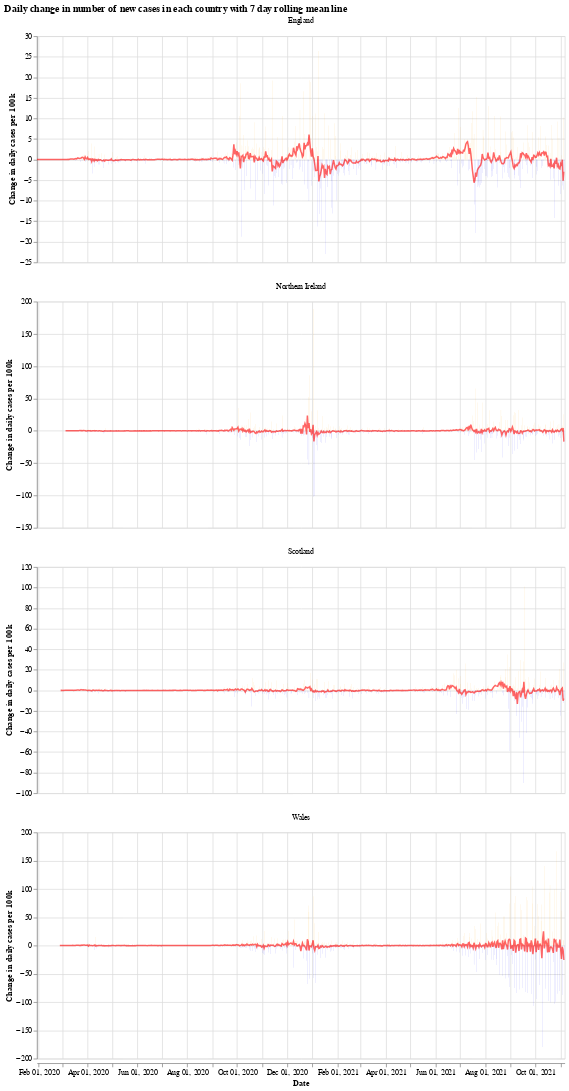

Write notebook code for a chart like this one.
### Markdown cell above
We will use the Python library `Altair` for visualising the data, see the [altair docs](https://altair-viz.github.io/) for more information.

First we have a graph which shows the daily change in the number of new cases for each country. This number jumps up and down all over the place, which is likely due to delay in reporting of new cases over the weekend. Another interesting thing is that it looks like the daily cases in Wales experienced a much shorter period of calm over the summer (calm in the sense of daily cases not jumping up and down).

The orange bars are days when the number of new cases (per 100k population) was more than the previous day, while the blue are days when the number of new cases dropped. The red line is the 7 day moving average. 

When the moving average line is below 0, it means that there is a consistent drop in new cases. We can see this clearly happening around the times that lockdowns were introduced (though, to varying degrees). I will update the graphs soon with a marker of when each lockdown started.

### Code cell
# collapse
import altair as alt

bars = alt.Chart(uk_cases).mark_bar().encode(
    x=alt.X("yearmonthdate(date):T", axis=alt.Axis(title='Date')),
    y=alt.Y("casesChangeRate:Q", axis=alt.Axis(title='Change in daily cases per 100k')),
    tooltip='casesChange',
    color=alt.condition(
        alt.datum.casesChangeRate > 0,
        alt.value("orange"),  # The positive color
        alt.value("blue")  # The negative color
    )
).properties(title='Daily change in number of new cases with 7 day rolling mean',width=700).interactive()

line = alt.Chart(uk_cases).mark_line(
    color='red',
    size=2,
    opacity=0.6
).transform_window(
    rolling_mean='mean(casesChangeRate)',
    frame=[0, 7],
    groupby=['areaName']
).encode(
    x='yearmonthdate(date):T',
    y='rolling_mean:Q'
)

alt.layer(bars, line, data=uk_cases).facet(alt.Column(
    'areaName', title=''), columns=1).resolve_scale(y='independent').properties(title='Daily change in number of new cases in each country with 7 day rolling mean line')

### Figure 1 — Vega-Lite specification as saved in the notebook (floating-point values rounded to 4 significant figures; data arrays with more than 128 entries replaced by an {"elided": "..."} marker saying what was removed)
{"config": {"view": {"continuousWidth": 400, "continuousHeight": 300}}, "data": {"name": "data-1f728486ee264dab41d9a45788569e24"}, "facet": {"type": "nominal", "field": "areaName", "title": ""}, "spec": {"layer": [{"mark": "bar", "encoding": {"color": {"condition": {"value": "orange", "test": "(datum.casesChangeRate > 0)"}, "value": "blue"}, "tooltip": {"type": "quantitative", "field": "casesChange"}, "x": {"type": "temporal", "axis": {"title": "Date"}, "field": "date", "timeUnit": "yearmonthdate"}, "y": {"type": "quantitative", "axis": {"title": "Change in daily cases per 100k"}, "field": "casesChangeRate"}}, "selection": {"selector001": {"type": "interval", "bind": "scales", "encodings": ["x", "y"]}}, "title": "Daily change in number of new cases with 7 day rolling mean", "width": 700}, {"mark": {"type": "line", "color": "red", "opacity": 0.6, "size": 2}, "encoding": {"x": {"type": "temporal", "field": "date", "timeUnit": "yearmonthdate"}, "y": {"type": "quantitative", "field": "rolling_mean"}}, "transform": [{"window": [{"op": "mean", "field": "casesChangeRate", "as": "rolling_mean"}], "frame": [0, 7], "groupby": ["areaName"]}]}]}, "columns": 1, "resolve": {"scale": {"y": "independent"}}, "title": "Daily change in number of new cases in each country with 7 day rolling mean line", "$schema": "https://vega.github.io/schema/vega-lite/v4.8.1.json", "datasets": {"data-1f728486ee264dab41d9a45788569e24": {"elided": "2492 records"}}}
